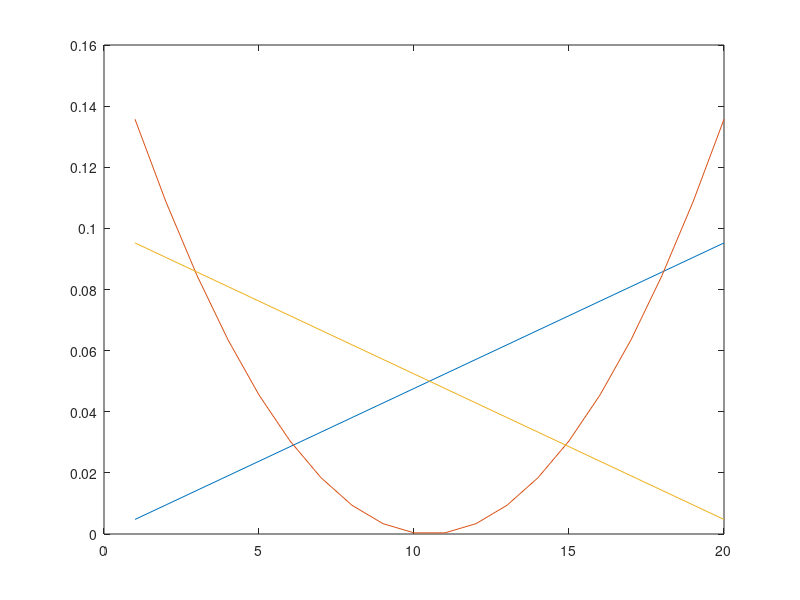
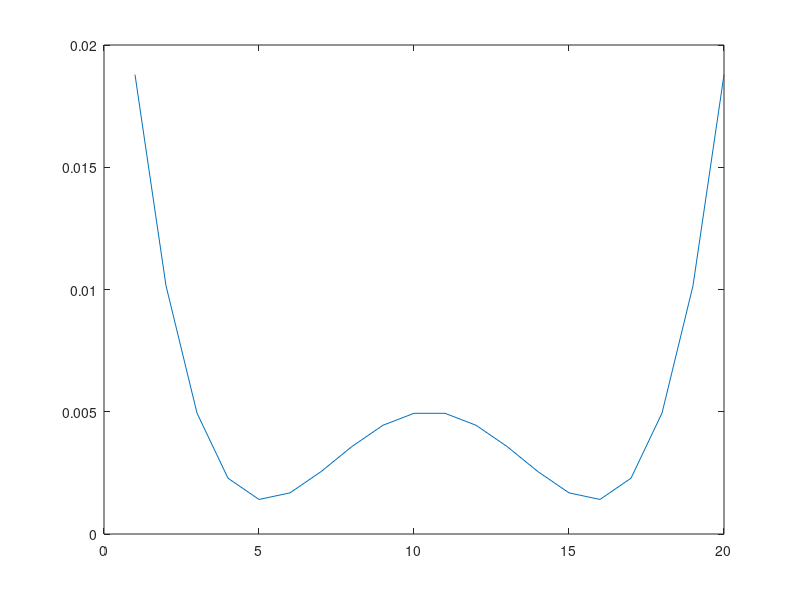

Source code (MATLAB) for these figures, in order: (Note: this script raises an error after producing the figures.)
close all
N = 100;
t = 20;
tvBeta = 1e-4;
t0 = 2;
a = 1:t;
x1 = repmat(a,N,1);
x2 = repmat((a-(t+1)/2).^2,N,1);
x3 = repmat(t+1-a,N,1);
vdf1 = sum(x1,1)./sum(x1(:));
vdf2 = sum(x2,1)./sum(x2(:));
vdf3 = sum(x3,1)./sum(x3(:));

f = [vdf1;vdf2;vdf3];
fx = [x1(:), x2(:), x3(:)]';
figure(1)
plot(f')
D = [-1 1 0;...
      0 -1 1];
total = sum(x2(:));

figure(2)
plot( sum(((D*f)').^2,2) )


% gradJ = gradientTV(f,deltaX,tvBeta,D);
% gradTV = zeros(size(gradJ));
% for j = 1:t
%     for k = 1:t
%         if j == k
%             gradTV(j) = gradTV(j) + gradJ(k)*( 1/total - vdf2(j)/total );
%         else
%             gradTV(j) = gradTV(j) - gradJ(k)*vdf2(j)/total;
%         end     
%     end
% end
% 


%% finite difference check 1

% gradF = zeros(size(gradJ));
% for j = 1:t
% 
%         vdf22 = vdf2;
%         vdf22(j) = vdf22(j) + 1e-8;
%         f22 = [vdf1;vdf22;vdf3];
%         J = deltaX*sum(sqrt( (D*f).^2 + tvBeta^2));      
%         J22 = deltaX*sum(sqrt( (D*f22).^2 + tvBeta^2));
%         gradF(j) = -(J(j)-J22(j))/1e-8;
% end
% 
% gradJ-gradF

%% finite difference check {vdf1i - vdf2i|
close all
epsi = 1e-8;
gradF2 = zeros(size(x1));

for i = 1:N
	for j = 1:t
        x22 = x2;
        x22(i,j) = x22(i,j) + epsi;
        vdf22 = sum(x22,1)./sum(x22(:));
        f22 = [vdf1;vdf22;vdf3];
        J = sum(sum(sqrt( (D*f).^2 + tvBeta^2)));      
        J22 = sum(sum(sqrt( (D*f22).^2 + tvBeta^2)));
        gradF2(i,j) = gradF2(i,j) - (J-J22)/epsi;
    end
end

gradTV = zeros(size(x1));
gradJ = gradientTV(f,tvBeta,D);
for i = 1:N
    for j = 1:t
        for k = 1:t
            if j == k
                gradTV(i,j) = gradTV(i,j) + gradJ(k)*( 1/total - vdf2(k)/total );
            else
                gradTV(i,j) = gradTV(i,j) - gradJ(k)*vdf2(k)/total;
            end 
        end
    end
end
abs(mean(gradTV(:) - gradF2(:)))

%% finite difference check |x1i-x2i|
% close all
epsi = 1e-8;
gradF3 = zeros(size(x1));

for i = 1:N
	for j = 1:t
        x22 = x2;
        x22(i,j) = x22(i,j) + epsi;
        fx22 = [x1(:), x22(:), x3(:)]';
        J = sum(sum(sqrt( (D*fx).^2 + tvBeta^2)));      
        J22 = sum(sum(sqrt( (D*fx22).^2 + tvBeta^2)));
        gradF3(i,j) = gradF3(i,j) - (J-J22)/epsi;
    end
end
gradTVx = gradientTV(fx,tvBeta,D);
gradTVx = reshape(gradTVx,size(x1));
abs(mean(gradTVx(:) - gradF3(:)))

figure(3)
subplot(2,1,1)
hold on
plot(gradTV(:),'Linewidth',4)
plot(gradF2(:),'Linewidth',2)
legend('TV','FD')

subplot(2,1,2)
hold on
plot(gradTVx(:),'Linewidth',4)
plot(gradF3(:),'Linewidth',2)
legend('TVx','FD')